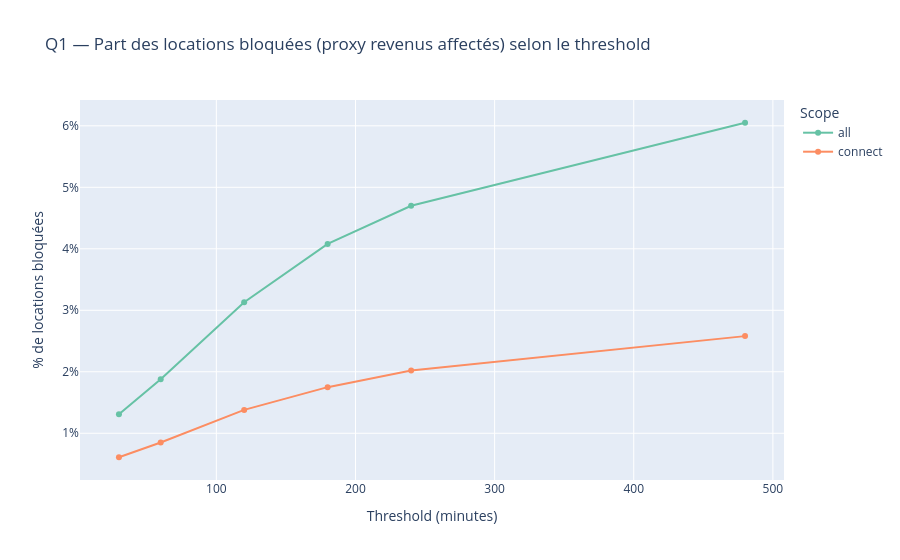

The notebook cell this image was saved under:
### Markdown cell above
## Q1 — Quelle part des revenus des propriétaires serait affectée ?

### Code cell
fig = px.line(
    results_df,
    x='threshold',
    y='blocked_pct_all',
    color='scope',
    markers=True,
    title='Q1 — Part des locations bloquées (proxy revenus affectés) selon le threshold',
    labels={
        'threshold': 'Threshold (minutes)',
        'blocked_pct_all': '% de locations bloquées',
        'scope': 'Scope'
    },
    color_discrete_sequence=px.colors.qualitative.Set2
)
fig.update_layout(yaxis_ticksuffix='%')
fig.show()

print("\nConclusion Q1 : Plus le threshold est élevé et plus le scope est large,")
print("plus la part des revenus potentiellement affectée augmente.")
print("Un scope 'connect only' limite fortement l'impact sur les revenus.")

### Figure 1 — Plotly figure (JSON) as saved in the notebook; plotly's stock layout.template omitted (floating-point values rounded to 4 significant figures)
{"data": [{"hovertemplate": "Scope=all<br>Threshold (minutes)=%{x}<br>% de locations bloquées=%{y}<extra></extra>", "legendgroup": "all", "line": {"color": "rgb(102,194,165)", "dash": "solid"}, "marker": {"symbol": "circle"}, "mode": "lines+markers", "name": "all", "orientation": "v", "showlegend": true, "type": "scatter", "x": [30, 60, 120, 180, 240, 480], "xaxis": "x", "y": [1.31, 1.88, 3.13, 4.08, 4.7, 6.05], "yaxis": "y"}, {"hovertemplate": "Scope=connect<br>Threshold (minutes)=%{x}<br>% de locations bloquées=%{y}<extra></extra>", "legendgroup": "connect", "line": {"color": "rgb(252,141,98)", "dash": "solid"}, "marker": {"symbol": "circle"}, "mode": "lines+markers", "name": "connect", "orientation": "v", "showlegend": true, "type": "scatter", "x": [30, 60, 120, 180, 240, 480], "xaxis": "x", "y": [0.61, 0.85, 1.38, 1.75, 2.02, 2.58], "yaxis": "y"}], "layout": {"legend": {"title": {"text": "Scope"}, "tracegroupgap": 0}, "title": {"text": "Q1 — Part des locations bloquées (proxy revenus affectés) selon le threshold"}, "xaxis": {"anchor": "y", "domain": [0, 1], "title": {"text": "Threshold (minutes)"}}, "yaxis": {"anchor": "x", "domain": [0, 1], "ticksuffix": "%", "title": {"text": "% de locations bloquées"}}}}
